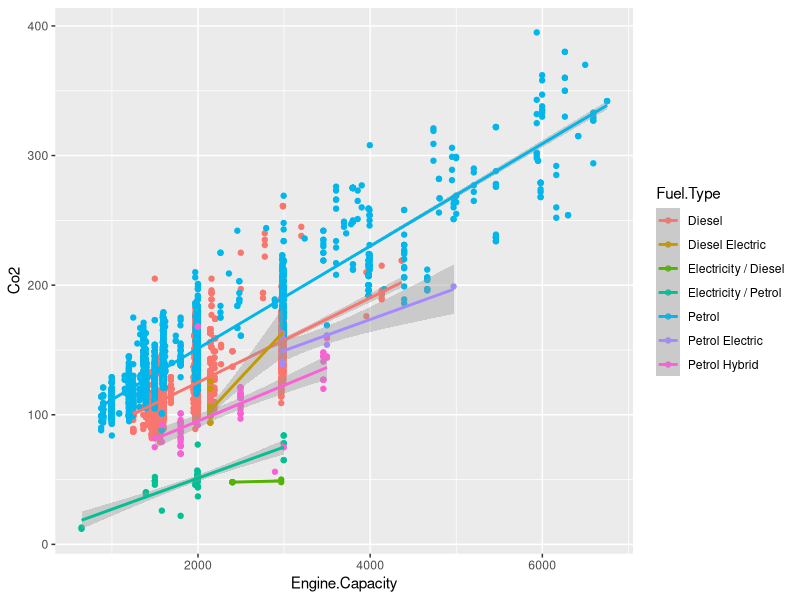

Reproduce this figure in R.
## ---- chunk 1
knitr::opts_chunk$set(echo = FALSE)
library(ggplot2)
library(xtable)
## ---- chunk 2
data <- read.csv("data.csv")
fuelTypes <- data.frame(unique(data$Fuel.Type))
print(xtable(fuelTypes), type = "html")
## ---- chunk 3
qplot(Engine.Capacity, Co2, data = data, color = Fuel.Type) + geom_smooth(method = "lm")
